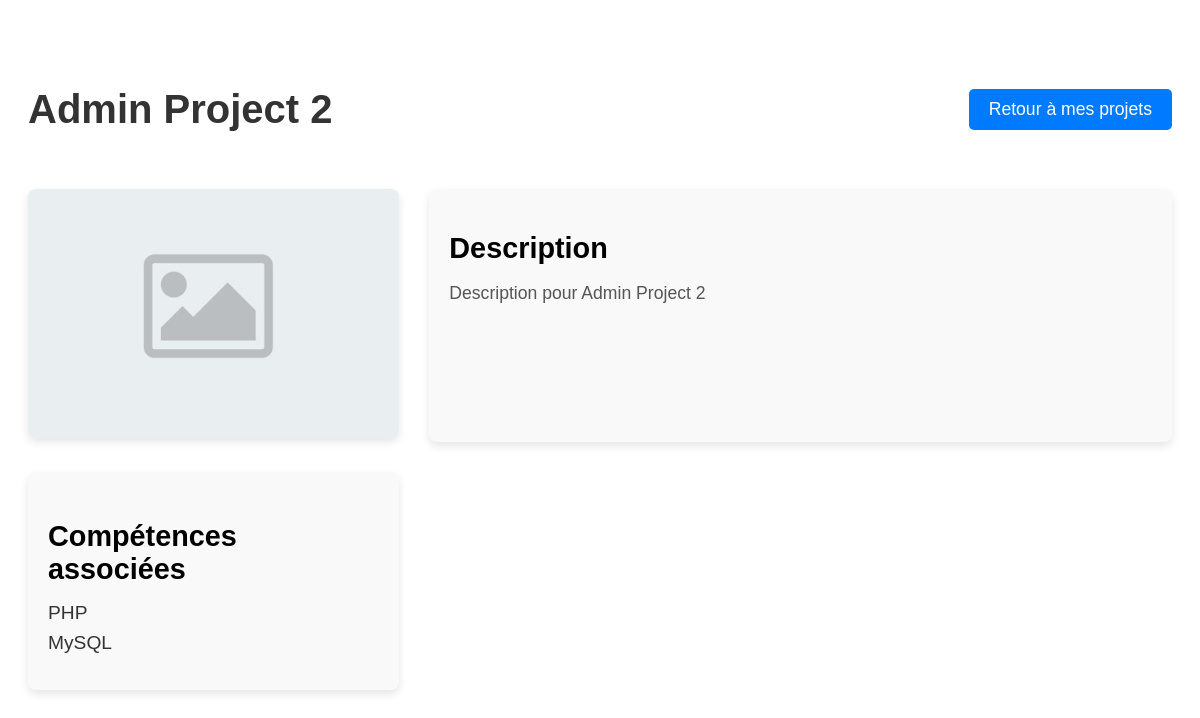
The page /projetb2/project/2 (signed in) on the database its author committed.
### tables this page shows
CREATE TABLE projects (
    id INT PRIMARY KEY AUTO_INCREMENT,
    user_id INT NOT NULL,
    title VARCHAR(255) NOT NULL,
    description TEXT,
    image VARCHAR(255) NULL,
    FOREIGN KEY (user_id) REFERENCES users(id)
);

CREATE TABLE skills (
    id INT PRIMARY KEY AUTO_INCREMENT,
    name VARCHAR(100) NOT NULL
);

### src/controllers/ProjectController.php (called while the page is built, shortened)
<?php
require_once __DIR__ . '/../models/Project.php';
class ProjectController {
    public static function showProject($projectId) {
        $projectModel = new Project();
        $project = $projectModel->getProjectById($projectId);
        $skills = $projectModel->getProjectSkills($projectId);
        require __DIR__ . '/../views/user/project.php';
    }
}

### index.php (called while the page is built, shortened)
<?php
require_once __DIR__ . '/routes/web.php';
?>

### src/models/Project.php (called while the page is built, shortened)
<?php
require_once __DIR__ . '/../../config/database.php';
class Project {
    public function getProjectSkills($projectId) {
        global $pdo;
        $stmt = $pdo->prepare("
            SELECT s.* FROM skills s
            INNER JOIN project_skills ps ON ps.skill_id = s.id
            WHERE ps.project_id = ?
        ");
        $stmt->execute([$projectId]);
        return $stmt->fetchAll();
    }
    public function getProjectById($projectId) {
        global $pdo;
        $stmt = $pdo->prepare("SELECT * FROM projects WHERE id = ?");
        $stmt->execute([$projectId]);
        return $stmt->fetch();
    }
}

### src/views/user/project.php (the view, shortened to what this page needs)
<!DOCTYPE html>
<html lang="en">
<head>
    <link rel="stylesheet" href="/public/assets/css/project.css">
</head>
<body>
    <div class="project-container">
        <div class="project-header">
            <h1><?= htmlspecialchars($project['title']) ?></h1>
            <a href="/projetb2/dashboard" class="btn-back">Retour à mes projets</a>
        </div>
        <div class="project-details">
            <div class="project-image">
                <?php if ($project['image']): ?>
                    <img src="<?= htmlspecialchars($project['image']) ?>" alt="<?= htmlspecialchars($project['title']) ?>">
                <?php else: ?>
                    <p>Aucune image de couverture pour ce projet.</p>
                <?php endif; ?>
            </div>
            <div class="project-description">
                <h2>Description</h2>
                <p><?= nl2br(htmlspecialchars($project['description'])) ?></p>
            </div>
            <div class="project-skills">
                <h3>Compétences associées</h3>
                <ul>
                    <?php foreach ($skills as $skill): ?>
                        <li><?= htmlspecialchars($skill['name']) ?></li>
                    <?php endforeach; ?>
                </ul>
            </div>
        </div>
    </div>
</body>
</html>

### public/assets/css/project.css (style rules this page uses)
.project-container { max-width: 1200px; margin: 40px auto; padding: 20px; font-family: 'Arial', sans-serif; }
.project-header { display: flex; justify-content: space-between; align-items: center; margin-bottom: 30px; }
.project-header h1 { font-size: 2.5rem; color: #333; }
.btn-back { background-color: #007bff; color: white; padding: 10px 20px; text-decoration: none; border-radius: 5px; font-size: 1.1rem; transition: background-color 0.3s ease; }
.project-details { display: grid; grid-template-columns: 1fr 2fr; gap: 30px; }
.project-image img { max-width: 100%; border-radius: 8px; box-shadow: 0 4px 8px rgba(0, 0, 0, 0.1); }
.project-description { background-color: #f9f9f9; padding: 20px; border-radius: 8px; box-shadow: 0 4px 8px rgba(0, 0, 0, 0.1); }
.project-description h2 { font-size: 1.8rem; margin-bottom: 15px; }
.project-description p { font-size: 1.1rem; color: #555; }
.project-skills { background-color: #f9f9f9; padding: 20px; border-radius: 8px; box-shadow: 0 4px 8px rgba(0, 0, 0, 0.1); }
.project-skills h3 { font-size: 1.8rem; margin-bottom: 15px; }
.project-skills ul { list-style: none; padding-left: 0; }
.project-skills li { font-size: 1.2rem; color: #333; margin-bottom: 8px; }

### rows shown on the page
projects: title "Admin Project 2", image (placeholder picture), description "Description pour Admin Project 2"
skills: name "PHP"
skills: name "MySQL"
